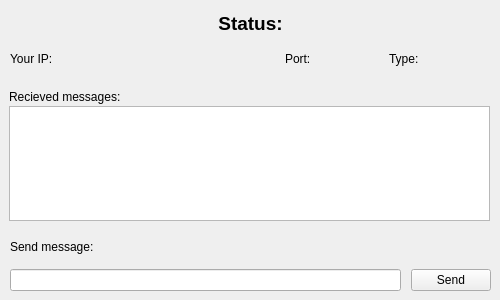
<?xml version="1.0" encoding="UTF-8"?>
<ui version="4.0">
 <class>ChatWindow</class>
 <widget class="QWidget" name="ChatWindow">
  <property name="geometry">
   <rect>
    <x>0</x>
    <y>0</y>
    <width>500</width>
    <height>300</height>
   </rect>
  </property>
  <property name="windowTitle">
   <string>Server</string>
  </property>
  <widget class="QLabel" name="statusLabel">
   <property name="geometry">
    <rect>
     <x>0</x>
     <y>13</y>
     <width>501</width>
     <height>20</height>
    </rect>
   </property>
   <property name="maximumSize">
    <size>
     <width>16777215</width>
     <height>16777215</height>
    </size>
   </property>
   <property name="font">
    <font>
     <pointsize>14</pointsize>
     <weight>75</weight>
     <bold>true</bold>
    </font>
   </property>
   <property name="text">
    <string>Status:</string>
   </property>
   <property name="alignment">
    <set>Qt::AlignCenter</set>
   </property>
  </widget>
  <widget class="QWidget" name="">
   <property name="geometry">
    <rect>
     <x>0</x>
     <y>40</y>
     <width>501</width>
     <height>37</height>
    </rect>
   </property>
   <layout class="QHBoxLayout" name="statusLayout">
    <property name="spacing">
     <number>2</number>
    </property>
    <property name="leftMargin">
     <number>10</number>
    </property>
    <property name="topMargin">
     <number>10</number>
    </property>
    <property name="rightMargin">
     <number>10</number>
    </property>
    <property name="bottomMargin">
     <number>10</number>
    </property>
    <item>
     <widget class="QLabel" name="yourIPLabel">
      <property name="maximumSize">
       <size>
        <width>60</width>
        <height>16777215</height>
       </size>
      </property>
      <property name="text">
       <string>Your IP:</string>
      </property>
     </widget>
    </item>
    <item>
     <widget class="QLabel" name="ipLine">
      <property name="minimumSize">
       <size>
        <width>200</width>
        <height>0</height>
       </size>
      </property>
      <property name="maximumSize">
       <size>
        <width>16777215</width>
        <height>16777215</height>
       </size>
      </property>
      <property name="text">
       <string/>
      </property>
     </widget>
    </item>
    <item>
     <widget class="QLabel" name="portLabel">
      <property name="minimumSize">
       <size>
        <width>0</width>
        <height>0</height>
       </size>
      </property>
      <property name="maximumSize">
       <size>
        <width>40</width>
        <height>16777215</height>
       </size>
      </property>
      <property name="text">
       <string>Port:</string>
      </property>
     </widget>
    </item>
    <item>
     <widget class="QLabel" name="portLine">
      <property name="minimumSize">
       <size>
        <width>0</width>
        <height>0</height>
       </size>
      </property>
      <property name="maximumSize">
       <size>
        <width>60</width>
        <height>16777215</height>
       </size>
      </property>
      <property name="text">
       <string/>
      </property>
     </widget>
    </item>
    <item>
     <widget class="QLabel" name="socketTypeLabel">
      <property name="maximumSize">
       <size>
        <width>40</width>
        <height>16777215</height>
       </size>
      </property>
      <property name="text">
       <string>Type:</string>
      </property>
     </widget>
    </item>
    <item>
     <widget class="QLabel" name="socketTypeLine">
      <property name="maximumSize">
       <size>
        <width>60</width>
        <height>16777215</height>
       </size>
      </property>
      <property name="text">
       <string/>
      </property>
     </widget>
    </item>
   </layout>
  </widget>
  <widget class="QWidget" name="">
   <property name="geometry">
    <rect>
     <x>-1</x>
     <y>80</y>
     <width>501</width>
     <height>151</height>
    </rect>
   </property>
   <layout class="QVBoxLayout" name="recvMsgLayout">
    <property name="spacing">
     <number>2</number>
    </property>
    <property name="leftMargin">
     <number>10</number>
    </property>
    <property name="topMargin">
     <number>10</number>
    </property>
    <property name="rightMargin">
     <number>10</number>
    </property>
    <property name="bottomMargin">
     <number>10</number>
    </property>
    <item>
     <widget class="QLabel" name="recMsgLabel">
      <property name="maximumSize">
       <size>
        <width>16777215</width>
        <height>16777215</height>
       </size>
      </property>
      <property name="text">
       <string>Recieved messages:</string>
      </property>
     </widget>
    </item>
    <item>
     <widget class="QTextEdit" name="recvMsgTextEdit">
      <property name="overwriteMode">
       <bool>false</bool>
      </property>
      <property name="textInteractionFlags">
       <set>Qt::TextSelectableByKeyboard|Qt::TextSelectableByMouse</set>
      </property>
     </widget>
    </item>
   </layout>
  </widget>
  <widget class="QWidget" name="">
   <property name="geometry">
    <rect>
     <x>0</x>
     <y>230</y>
     <width>501</width>
     <height>71</height>
    </rect>
   </property>
   <layout class="QVBoxLayout" name="sendMsgLayout">
    <property name="leftMargin">
     <number>10</number>
    </property>
    <property name="rightMargin">
     <number>10</number>
    </property>
    <item>
     <widget class="QLabel" name="sendMsgLabel">
      <property name="text">
       <string>Send message:</string>
      </property>
      <property name="margin">
       <number>0</number>
      </property>
     </widget>
    </item>
    <item>
     <layout class="QHBoxLayout" name="horizontalLayout">
      <property name="spacing">
       <number>10</number>
      </property>
      <property name="leftMargin">
       <number>0</number>
      </property>
      <property name="topMargin">
       <number>0</number>
      </property>
      <property name="rightMargin">
       <number>0</number>
      </property>
      <property name="bottomMargin">
       <number>10</number>
      </property>
      <item>
       <widget class="QLineEdit" name="sendMsgTextEdit"/>
      </item>
      <item>
       <widget class="QPushButton" name="sendButton">
        <property name="text">
         <string>Send</string>
        </property>
       </widget>
      </item>
     </layout>
    </item>
   </layout>
  </widget>
 </widget>
 <resources/>
 <connections/>
</ui>
